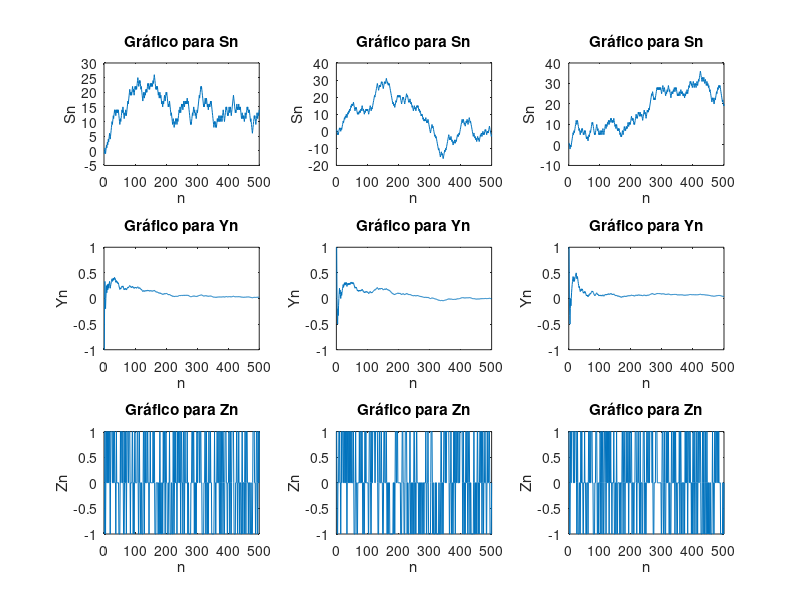

Reproduce this figure in MATLAB.
function simulador()
   for i = 1:3
      N{i} = [];
      X{i} = [];
      for j = 1:500
         r = rand;
         if r > 0.5
            X{i} = [X{i} -1];
         else 
            X{i} = [X{i} 1];
         endif
         N{i} = [N{i} j];
      endfor
   endfor
   
   for i = 1:3
      soma = 0;
      S{i} = [];
      for j = 1:500
         soma = soma + X{i}(j);
         S{i} = [S{i} soma];
      endfor
   endfor
   
   for i = 1:3
      Y{i} = [];
      for j = 1:500
         Y{i} = [Y{i} S{i}(j)/j];
      endfor
   endfor
   
   for i = 1:3
      Z{i} = [X{i}(1)];
      for j = 2:500
      somaParcial = X{i}(j-1) + X{i}(j);
         Z{i} = [Z{i} somaParcial/2];
      endfor
   endfor
   
   figure
   subplot(3,3,1)       % add first plot in 2 x 1 grid
   plot(N{1}, S{1});
   xlabel("n");
   ylabel("Sn");
   title('Gráfico para Sn')
   subplot(3,3,2)
   plot(N{2}, S{2});
   xlabel("n");
   ylabel("Sn");
   title('Gráfico para Sn')
   subplot(3,3,3)
   plot(N{3}, S{3});
   xlabel("n");
   ylabel("Sn");
   title('Gráfico para Sn')

   subplot(3,3,4)       % add first plot in 2 x 1 grid
   plot(N{1}, Y{1});
   xlabel("n");
   ylabel("Yn");
   title('Gráfico para Yn')
   subplot(3,3,5)
   plot(N{2}, Y{2});
   xlabel("n");
   ylabel("Yn");
   title('Gráfico para Yn')
   subplot(3,3,6)
   plot(N{3}, Y{3});
   xlabel("n");
   ylabel("Yn");
   title('Gráfico para Yn')
   
   subplot(3,3,7)       % add first plot in 2 x 1 grid
   plot(N{1}, Z{1});
   xlabel("n");
   ylabel("Zn");
   title('Gráfico para Zn')
   subplot(3,3,8)
   plot(N{2}, Z{2});
   xlabel("n");
   ylabel("Zn");
   title('Gráfico para Zn')
   subplot(3,3,9)
   plot(N{3}, Z{3});
   xlabel("n");
   ylabel("Zn");
   title('Gráfico para Zn') 
   
endfunction